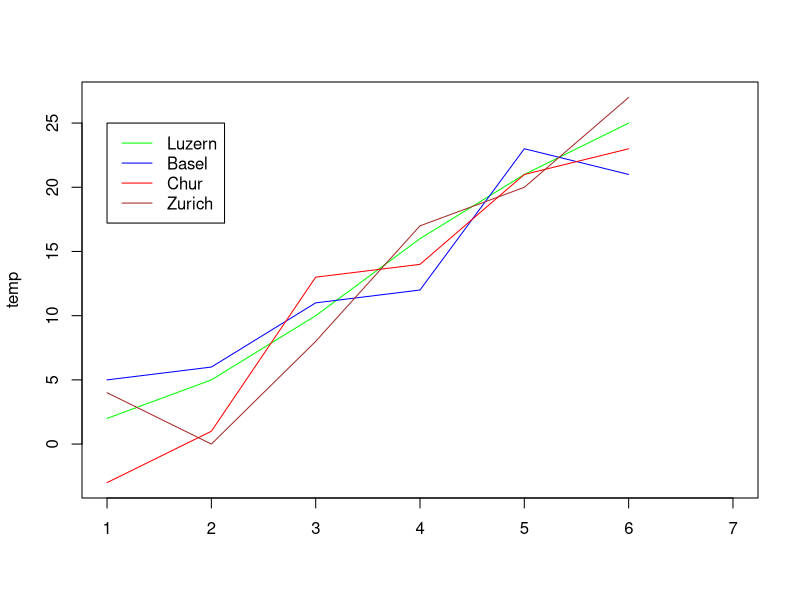

This chart was generated by the following R code:
# Calculator
2*4

#exp(1)

# Assignments
a <- 3
bb <- 4
aa = 3
b = 4

a
bb
aa
b

# Vectors (onedimensionial array) generate with c(......)
z_1 <- c(3, 4, 4.5, -2, 7) 
z_1

z_2 <- c(1, 2, 3, 4, 5)
# Shortcut
z_2 <- 1:5
z_2

aaa <- -3:5
aaa

mixed <- c(2, 'sad', 5.3, 'YES', "beautiful", "sad") 
mixed

a <- c(1, 2)
b <- c(2, 1)

identical(a, b)

# Operations with vector
z_1 + z_2

4*z_1

z_1*z_2

# Statistical operation
mean(z_1) # Average calculation (mean)

sum(z_1)
min(z_1)
max(z_1)

length(mixed)

mixed[2]

# Access more then one
mixed[c(1, 3)]
mixed[2:5]

# Commands with options
z_3 <- c(5, 2, NA, 4)
min(z_3, na.rm = TRUE)

?min

temp <- read.csv("SW01/Homework/weather.csv")
temp

temp1 <- read.table("SW01/Homework/weather.csv", sep = ",")
temp1

head(temp)
dim(temp)

colnames(temp)
rownames(temp)

summary(temp)

temp[2, 4]
temp["May", "Basel"]

temp["Jun",]
temp[,"Basel"]
temp["Basel"]

# Calculation of an column
mean(temp[, "Luzern"])

# Writing Data Sets
temp2 <- temp[c("Jan", "May"), c("Chur", "Zurich")]
temp2

write.csv(temp2, file = "weather2.csv")

# Example of a plot
#color <-c('green', 'blue', 'red', 'brown')
#matplot(temp, col = color, type = "1", lty = 1)
#legend(x = 1, y = 25, legend = colnames(temp), col = color, lty = 1)

color <- c('green', 'blue', 'red','brown')
matplot(temp, col = color, type = "l", lty = 1)
legend(x = 1, y = 25, legend = colnames(temp), col = color, lty = 1)
